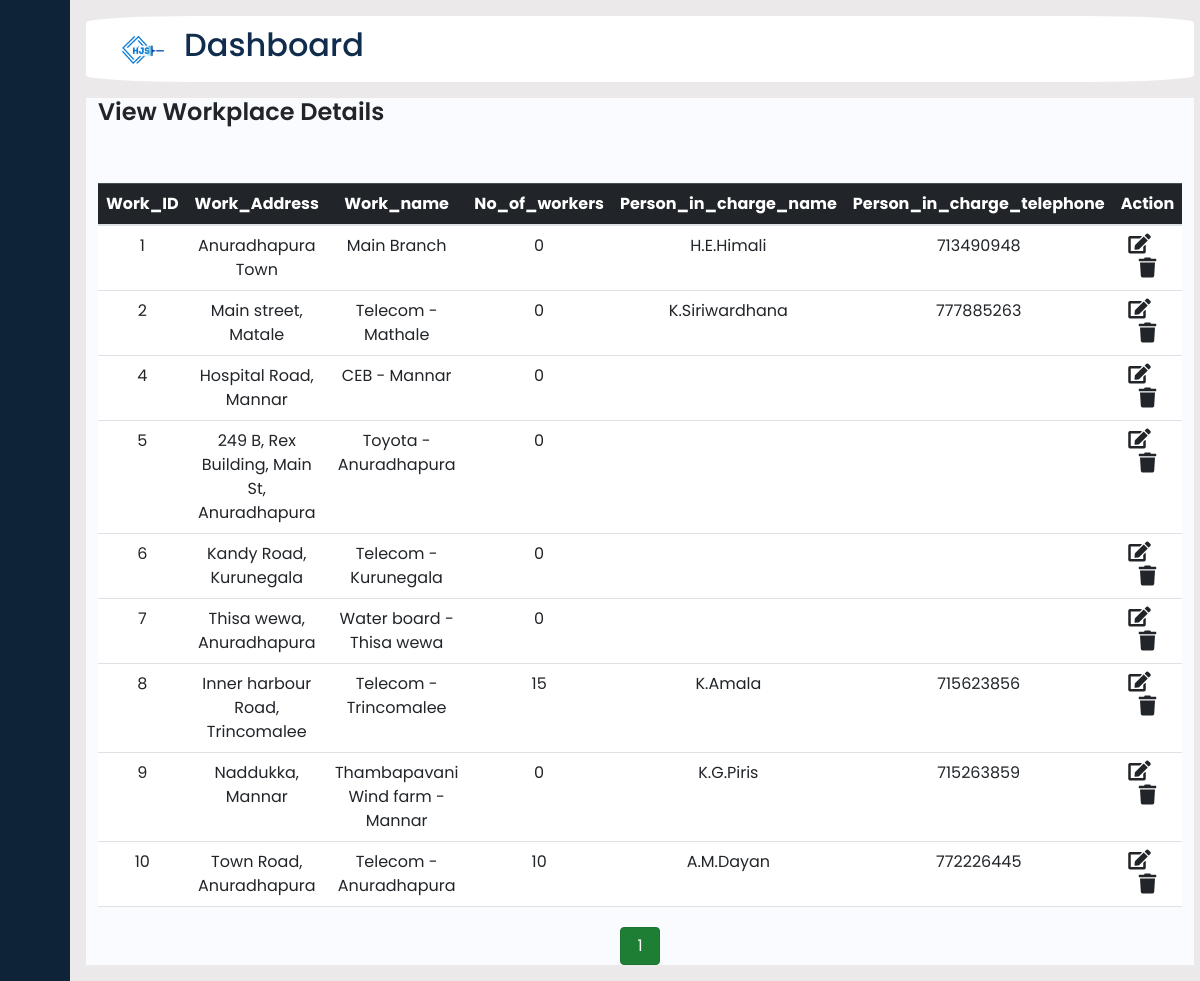
Screenshot of /Workview.php with the database file from the repository.
### tables this page shows
CREATE TABLE IF NOT EXISTS `workplace` (
  `work_ID` int NOT NULL AUTO_INCREMENT,
  `Work_Address` varchar(255) DEFAULT NULL,
  `Work_name` varchar(100) DEFAULT NULL,
  `No_of_workers` int NOT NULL,
  `Person_in_charge_name` varchar(100) DEFAULT NULL,
  `Person_in_charge_telephone` int DEFAULT NULL,
  PRIMARY KEY (`work_ID`)
);

### Workview.php (the view, shortened to what this page needs)
<?php
include('db_connection.php');
include('Header.php');
$results_per_page = 10;
$query = "SELECT COUNT(*) AS total FROM WorkPlace";
$result = mysqli_query($conn, $query);
$row = mysqli_fetch_assoc($result);
$total_results = $row['total'];
$total_pages = ceil($total_results / $results_per_page);
$page = isset($_GET['page']) ? (int)$_GET['page'] : 1;
$start_limit = ($page - 1) * $results_per_page;
$query = "SELECT * FROM WorkPlace ORDER BY work_ID ASC LIMIT $start_limit, $results_per_page";
$result = mysqli_query($conn, $query);
?>
<section>
    <div class="main">
        <div class="container">
            <h1 class="head">View Workplace Details</h1><br><br>
            <table class="table table-hover text-center">
                <thead class="table-dark">
                    <tr>
                        <th scope="col">Work_ID</th>
                        <th scope="col">Work_Address</th>
                        <th scope="col">Work_name</th>
                        <th scope="col">No_of_workers</th>
                        <th scope="col">Person_in_charge_name</th>
                        <th scope="col">Person_in_charge_telephone</th>
                        <th scope="col">Action</th>
                    </tr>
                </thead>
                <tbody>
                    <?php
                        while ($row = mysqli_fetch_assoc($result)) {
                            ?>
                            <tr>
                                <td><?php echo $row['work_ID']?></td>
                                <td><?php echo $row['Work_Address']?></td>
                                <td><?php echo $row['Work_name']?></td>
                                <td><?php echo $row['No_of_workers']?></td>
                                <td><?php echo $row['Person_in_charge_name']?></td>
                                <td><?php echo $row['Person_in_charge_telephone']?></td>
                                <td>
                                    <a href="Workedit.php?id=<?php echo $row['work_ID'] ?>" class="link-dark">
                                    <i class="fas fa-edit fs-5 me-3"></i></a>
                                    <a href="Workdelete.php?id=<?php echo $row['work_ID'] ?>" class="link-dark">
                                    <i class="fas fa-trash fs-5"></i></a>
                                </td>
                            </tr>
                            <?php
                        }
                    ?>
                </tbody>
            </table>
            <div class="pagination-container text-center">
                <?php
                for ($i = 1; $i <= $total_pages; $i++) {
                    $activeClass = ($i == $page) ? 'active' : '';
                    echo '<a href="workview.php?page=' . $i . '" class="btn btn-success mx-1 ' . $activeClass . '">' . $i . '</a> ';
                }
                ?>
            </div>
        </div>
    </div>
</section>

### styles.css (style rules this page uses)
a { text-decoration: none; }
h1 { font-weight: 600; font-size: 1.5rem; }
body { font-family: 'Poppins', sans-serif; }
.main { min-height: 100vh; width: 100%; overflow: hidden; transition: all 0.35s ease-in-out; background-color: #fafbfe; }
.btn { background-color: #DBE2EF; }

### Workview.php (style rules this page uses)
.pagination-container { margin-top: 20px; }
.pagination-container .btn { min-width: 40px; border-radius: 4px; }
.pagination-container .btn.active { background-color: green; color: white; }

### rows the page displays
workplace: work_ID "1", Work_Address "Anuradhapura Town", Work_name "Main Branch", No_of_workers "0", Person_in_charge_name "H.E.Himali", Person_in_charge_telephone "713490948"
workplace: work_ID "2", Work_Address "Main street, Matale", Work_name "Telecom - Mathale", No_of_workers "0", Person_in_charge_name "K.Siriwardhana", Person_in_charge_telephone "777885263"
workplace: work_ID "4", Work_Address "Hospital Road, Mannar", Work_name "CEB - Mannar", No_of_workers "0"
workplace: work_ID "5", Work_Address "249 B, Rex Building, Main St, Anuradhapura", Work_name "Toyota - Anuradhapura", No_of_workers "0"
workplace: work_ID "6", Work_Address "Kandy Road, Kurunegala", Work_name "Telecom - Kurunegala", No_of_workers "0"
workplace: work_ID "7", Work_Address "Thisa wewa, Anuradhapura", Work_name "Water board - Thisa wewa", No_of_workers "0"
workplace: work_ID "8", Work_Address "Inner harbour Road, Trincomalee", Work_name "Telecom - Trincomalee", No_of_workers "15", Person_in_charge_name "K.Amala", Person_in_charge_telephone "715623856"
workplace: work_ID "9", Work_Address "Naddukka, Mannar", Work_name "Thambapavani Wind farm - Mannar", No_of_workers "0", Person_in_charge_name "K.G.Piris", Person_in_charge_telephone "715263859"
workplace: work_ID "10", Work_Address "Town Road, Anuradhapura", Work_name "Telecom - Anuradhapura", No_of_workers "10", Person_in_charge_name "A.M.Dayan", Person_in_charge_telephone "772226445"
